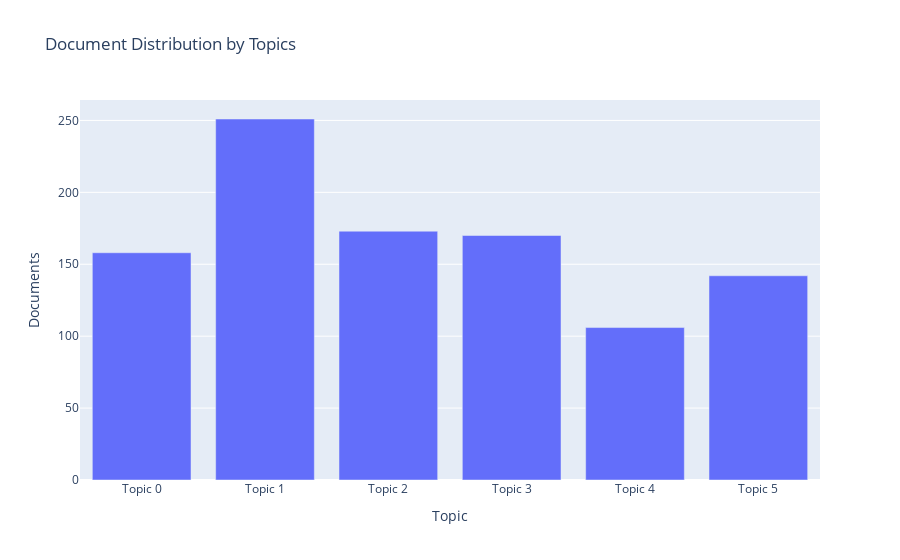
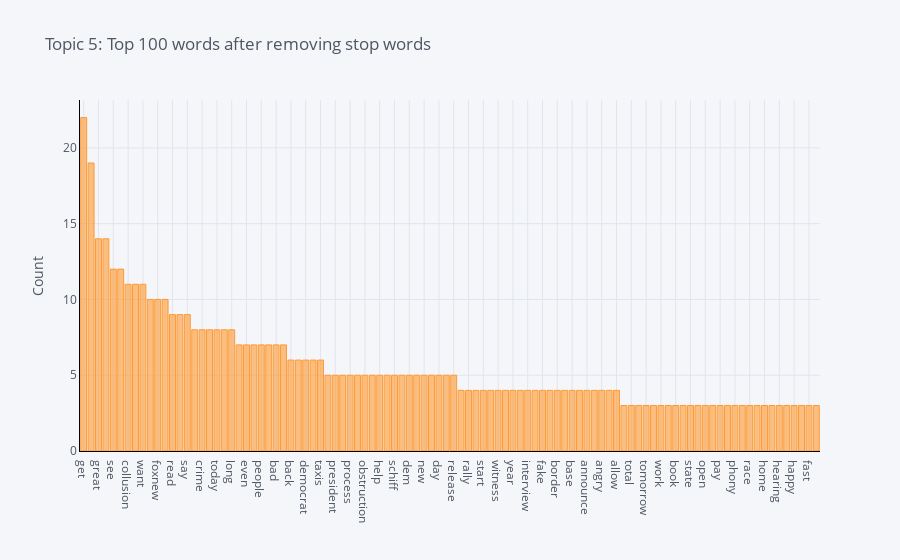
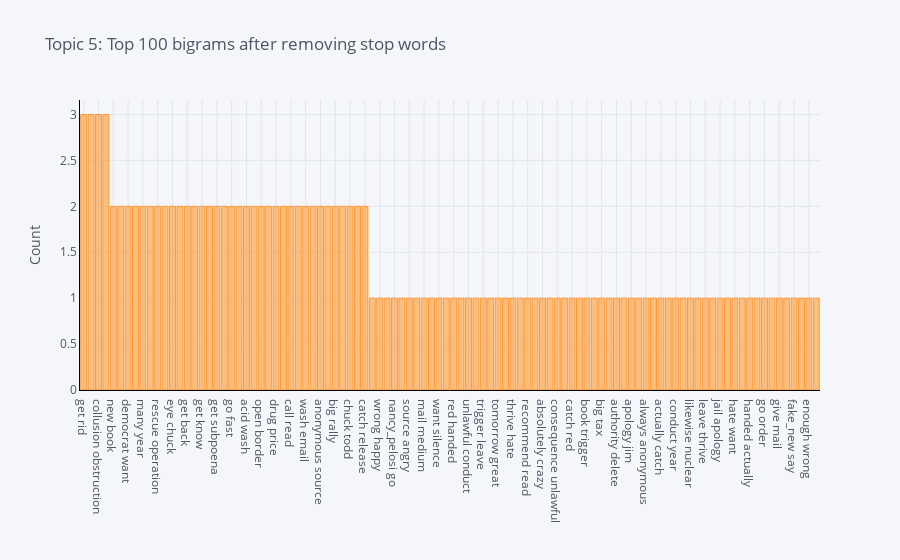
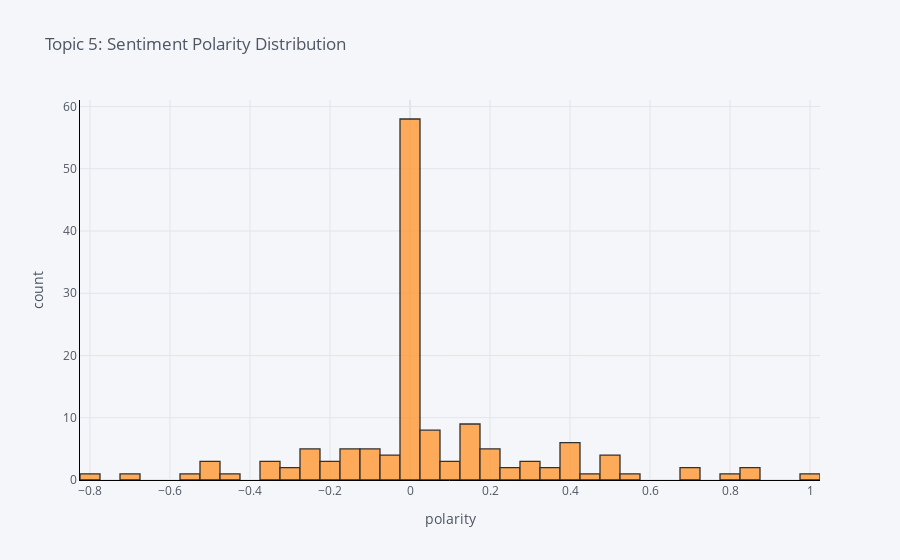

These figures' notebook cell, in order:
### Code cell
plot_model(lda, plot='topic_distribution')
plot_model(lda, plot='topic_model')
plot_model(lda, plot='wordcloud', topic_num = 'Topic 5')
plot_model(lda, plot='frequency', topic_num = 'Topic 5')
plot_model(lda, plot='bigram', topic_num = 'Topic 5')
plot_model(lda, plot='trigram', topic_num = 'Topic 5')
plot_model(lda, plot='distribution', topic_num = 'Topic 5')
plot_model(lda, plot='sentiment', topic_num = 'Topic 5')
plot_model(lda, plot='tsne')

### Figure 1 — Plotly figure (JSON) as saved in the notebook; plotly's stock layout.template omitted (floating-point values rounded to 4 significant figures)
{"data": [{"alignmentgroup": "True", "customdata": [["go, want, people, great, crime, year, country, big, american, vote"], ["great, trump, thank, country, good, get, new, well, time, show"], ["realdonaldtrump, great, make, work, hard, today, look, country, state, vote"], ["great, job, whitehouse, good, say, take, country, work, thank, news"], ["get, many, country, leader, great, take, year, come, big, work"], ["get, go, know, see, read, impeachment, foxnew, collusion, big, great"]], "hovertemplate": "Topic=%{x}<br>Documents=%{y}<br>Keyword=%{customdata[0]}<extra></extra>", "legendgroup": "", "marker": {"color": "#636efa", "pattern": {"shape": ""}}, "name": "", "offsetgroup": "", "orientation": "v", "showlegend": false, "textposition": "auto", "type": "bar", "x": ["Topic 0", "Topic 1", "Topic 2", "Topic 3", "Topic 4", "Topic 5"], "xaxis": "x", "y": [158, 251, 173, 170, 106, 142], "yaxis": "y"}], "layout": {"barmode": "relative", "legend": {"tracegroupgap": 0}, "title": {"text": "Document Distribution by Topics"}, "xaxis": {"anchor": "y", "domain": [0, 1], "title": {"text": "Topic"}}, "yaxis": {"anchor": "x", "domain": [0, 1], "title": {"text": "Documents"}}}}

### Figure 2 — Plotly figure (JSON) as saved in the notebook; plotly's stock layout.template omitted (floating-point values rounded to 4 significant figures)
{"data": [{"marker": {"color": "rgba(255, 153, 51, 0.6)", "line": {"color": "rgba(255, 153, 51, 1.0)", "width": 1}}, "name": "count", "orientation": "v", "text": "", "type": "bar", "x": ["get", "go", "great", "know", "see", "give", "collusion", "big", "want", "trump", "foxnew", "impeachment", "read", "vote", "say", "fake_new", "crime", "make", "today", "many", "long", "time", "even", "much", "people", "come", "bad", "call", "back", "order", "democrat", "wall", "taxis", "look", "president", "agree", "process", "wonderful", "obstruction", "ask", "help", "cut", "schiff", "repmarkmeadow", "dem", "tonight", "new", "catch", "day", "country", "release", "leave", "rally", "realdonaldtrump", "start", "watch", "witness", "story", "year", "nancy_pelosi", "interview", "medium", "fake", "else", "border", "ever", "base", "end", "announce", "least", "angry", "also", "allow", "transcript", "total", "delete", "tomorrow", "destroy", "work", "wrong", "book", "eye", "state", "evidence", "open", "life", "pay", "acid", "phony", "press", "race", "raise", "home", "hoax", "hearing", "hate", "happy", "rescue", "fast", "absolutely"], "y": [22, 19, 14, 14, 12, 12, 11, 11, 11, 10, 10, 10, 9, 9, 9, 8, 8, 8, 8, 8, 8, 7, 7, 7, 7, 7, 7, 7, 6, 6, 6, 6, 6, 5, 5, 5, 5, 5, 5, 5, 5, 5, 5, 5, 5, 5, 5, 5, 5, 5, 5, 4, 4, 4, 4, 4, 4, 4, 4, 4, 4, 4, 4, 4, 4, 4, 4, 4, 4, 4, 4, 4, 4, 3, 3, 3, 3, 3, 3, 3, 3, 3, 3, 3, 3, 3, 3, 3, 3, 3, 3, 3, 3, 3, 3, 3, 3, 3, 3, 3]}], "layout": {"legend": {"bgcolor": "#F5F6F9", "font": {"color": "#4D5663"}}, "paper_bgcolor": "#F5F6F9", "plot_bgcolor": "#F5F6F9", "title": {"font": {"color": "#4D5663"}, "text": "Topic 5: Top 100 words after removing stop words"}, "xaxis": {"gridcolor": "#E1E5ED", "linecolor": "black", "showgrid": true, "tickfont": {"color": "#4D5663"}, "title": {"font": {"color": "#4D5663"}, "text": ""}, "zerolinecolor": "#E1E5ED"}, "yaxis": {"gridcolor": "#E1E5ED", "linecolor": "black", "showgrid": true, "tickfont": {"color": "#4D5663"}, "title": {"font": {"color": "#4D5663"}, "text": "Count"}, "zerolinecolor": "#E1E5ED"}}}

### Figure 3 — Plotly figure (JSON) as saved in the notebook; plotly's stock layout.template omitted (floating-point values rounded to 4 significant figures)
{"data": [{"marker": {"color": "rgba(255, 153, 51, 0.6)", "line": {"color": "rgba(255, 153, 51, 1.0)", "width": 1}}, "name": "count", "orientation": "v", "text": "", "type": "bar", "x": ["get rid", "raise taxis", "collusion obstruction", "delete acid", "new book", "impeachment process", "democrat want", "sanctuary city", "many year", "email get", "rescue operation", "evidence collusion", "eye chuck", "foxnew get", "get back", "get catch", "get know", "crime commit", "get subpoena", "read transcript", "go fast", "month likewise", "acid wash", "operation underway", "open border", "great people", "drug price", "tonight foxnew", "call read", "wrong get", "wash email", "american people", "anonymous source", "want open", "big rally", "lottery catch", "chuck todd", "sleepy eye", "catch release", "test happy", "wrong happy", "medium authority", "nancy_pelosi go", "washed mail", "source angry", "nuclear test", "mail medium", "openly give", "want silence", "order today", "red handed", "rocket launch", "unlawful conduct", "read go", "trigger leave", "silence available", "tomorrow great", "time consequence", "thrive hate", "tax cut", "recommend read", "say ever", "absolutely crazy", "long time", "consequence unlawful", "come new", "catch red", "catch long", "book trigger", "book highly", "big tax", "available tomorrow", "authority delete", "ask always", "apology jim", "angry go", "always anonymous", "admit wrong", "actually catch", "acid washed", "conduct year", "crazy big", "likewise nuclear", "donaldjtrumpjr come", "leave thrive", "launch month", "jail apology", "highly recommend", "hate want", "happy fake_new", "handed actually", "great new", "go order", "go absolutely", "give mail", "fast enough", "fake_new say", "ever ask", "enough wrong", "year jail"], "y": [3, 3, 3, 3, 2, 2, 2, 2, 2, 2, 2, 2, 2, 2, 2, 2, 2, 2, 2, 2, 2, 2, 2, 2, 2, 2, 2, 2, 2, 2, 2, 2, 2, 2, 2, 2, 2, 2, 2, 1, 1, 1, 1, 1, 1, 1, 1, 1, 1, 1, 1, 1, 1, 1, 1, 1, 1, 1, 1, 1, 1, 1, 1, 1, 1, 1, 1, 1, 1, 1, 1, 1, 1, 1, 1, 1, 1, 1, 1, 1, 1, 1, 1, 1, 1, 1, 1, 1, 1, 1, 1, 1, 1, 1, 1, 1, 1, 1, 1, 1]}], "layout": {"legend": {"bgcolor": "#F5F6F9", "font": {"color": "#4D5663"}}, "paper_bgcolor": "#F5F6F9", "plot_bgcolor": "#F5F6F9", "title": {"font": {"color": "#4D5663"}, "text": "Topic 5: Top 100 bigrams after removing stop words"}, "xaxis": {"gridcolor": "#E1E5ED", "linecolor": "black", "showgrid": true, "tickfont": {"color": "#4D5663"}, "title": {"font": {"color": "#4D5663"}, "text": ""}, "zerolinecolor": "#E1E5ED"}, "yaxis": {"gridcolor": "#E1E5ED", "linecolor": "black", "showgrid": true, "tickfont": {"color": "#4D5663"}, "title": {"font": {"color": "#4D5663"}, "text": "Count"}, "zerolinecolor": "#E1E5ED"}}}

### Figure 4 — Plotly figure (JSON) as saved in the notebook; plotly's stock layout.template omitted (floating-point values rounded to 4 significant figures; data arrays with more than 128 entries replaced by an {"elided": "..."} marker saying what was removed)
{"data": [{"histfunc": "count", "histnorm": "", "marker": {"color": "rgba(255, 153, 51, 1.0)", "line": {"color": "#000000", "width": 1.3}}, "name": "tweet", "nbinsx": 50, "opacity": 0.8, "orientation": "v", "type": "histogram", "x": {"elided": "142 float values"}}], "layout": {"barmode": "overlay", "legend": {"bgcolor": "#F5F6F9", "font": {"color": "#4D5663"}}, "paper_bgcolor": "#F5F6F9", "plot_bgcolor": "#F5F6F9", "title": {"font": {"color": "#4D5663"}, "text": "Topic 5: Sentiment Polarity Distribution"}, "xaxis": {"gridcolor": "#E1E5ED", "linecolor": "black", "showgrid": true, "tickfont": {"color": "#4D5663"}, "title": {"font": {"color": "#4D5663"}, "text": "polarity"}, "zerolinecolor": "#E1E5ED"}, "yaxis": {"gridcolor": "#E1E5ED", "linecolor": "black", "showgrid": true, "tickfont": {"color": "#4D5663"}, "title": {"font": {"color": "#4D5663"}, "text": "count"}, "zerolinecolor": "#E1E5ED"}}}
